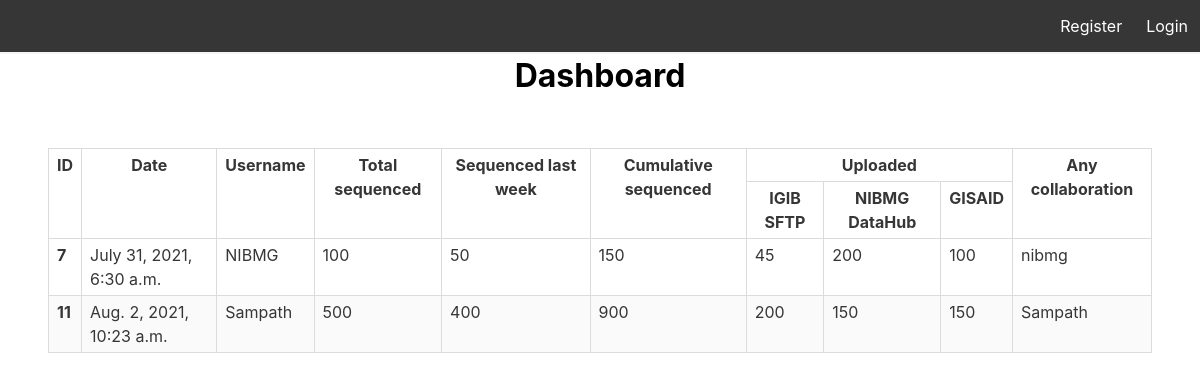
The app's page /, older data.
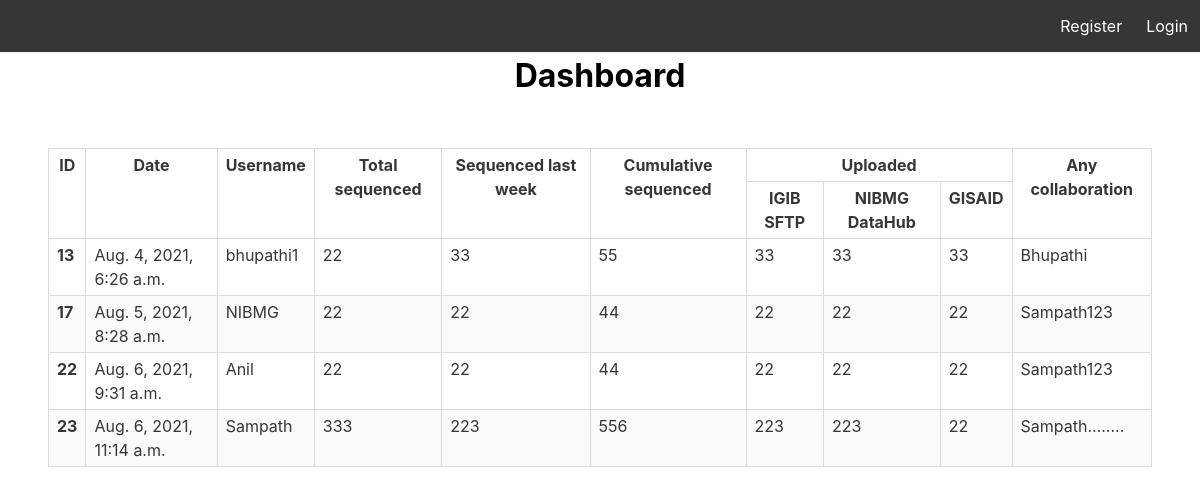
The same page, newer data.
### users/models.py (models this page shows, shortened)
class InputData(models.Model):
    data_entry                      = models.DateTimeField(verbose_name ="date joined", auto_now_add=True)
    username                        = models.ForeignKey(Account,verbose_name="username",on_delete=models.CASCADE)
    Total_sequenced                 = models.IntegerField()
    Sequenced_last_week             = models.IntegerField()
    Cumulative_sequenced            = models.IntegerField()
    Uploaded_IGIB_SFTP              = models.IntegerField()
    Uploaded_NIBMG_DataHub          = models.IntegerField()
    Uploaded_GISAID                 = models.IntegerField()
    Any_collaboration               = models.TextField(max_length=200)

class Account(AbstractBaseUser):
    email               = models.EmailField(verbose_name="email", max_length=60, unique=True)
    username            = models.CharField(max_length=30,unique=True)
    date_joined         = models.DateTimeField(verbose_name ="date joined", auto_now_add=True)
    last_login          = models.DateTimeField(verbose_name ="last login",auto_now=True)
    is_admin            = models.BooleanField(default=False)
    is_active           = models.BooleanField(default=True)
    is_staff            = models.BooleanField(default=False)
    is_superuser        = models.BooleanField(default=False)
    hide_email          = models.BooleanField(default=True)
    is_prouser          = models.BooleanField(default=False)
    objects = MyAccountManager()
    USERNAME_FIELD = 'email'
    REQUIRED_FIELDS = ['username']
    def __str__(self):
        return self.username

### users/views.py (the view)
# urls.py: path('',views.hello, name='hello'),
def hello(request):
    data = InputData.objects.filter(data_entry__in=InputData.objects.values('username').annotate(Max('data_entry')).values_list('data_entry__max'))
    return render(request, 'index.html',{'data' : data})

### templates/index.html (shortened to what this page needs)
{% load static %}
<!DOCTYPE html>
<html lang="en">
<head>
    <link rel="stylesheet" href="https://cdn.jsdelivr.net/npm/bulma@0.9.3/css/bulma.min.css" >
    <link href="{% static 'styles.css'%}" rel="stylesheet" type="text/css" media="all" />
</head>
<body>
        <nav class="navbar has-shadow is-dark">
          {% if user.is_authenticated %}
          <div class="navbar-menu" id="nav-links">
            <h2 class="is-size-3">Hello, {{user.username}}!</h2>
            <div class="navbar-end">
              <a class="navbar-item" href="Home">Home</a>
              <a class="navbar-item" href="logout">Logout</a>
              <!-- <a class="navbar-item">About us</a>
              <a class="navbar-item">About product</a> -->
            </div>
          </div>
          {% else %}
          <div class="navbar-menu" id="nav-links">
            <div class="navbar-end">
              <a class="navbar-item" href="register">Register</a>
              <a class="navbar-item" href="login">Login</a>
            </div>
          </div>
          {% endif %}
        </nav>
        <h1 class="is-size-3">Dashboard</h1>
    <section class="hero">
        <div class="hero-body">
            <div class="table-container">
                <table class="table is-bordered is-striped is-narrow is-hoverable is-fullwidth">
                  <thead id="head">
                    <tr>
                      <th rowspan="2">ID</th>
                      <th rowspan="2">Date</th>
                      <th rowspan="2">Username</th>
                      <th rowspan="2">Total sequenced</th>
                      <th rowspan="2">Sequenced last week</th>
                      <th rowspan="2">Cumulative sequenced</th>
                      <th colspan="3">Uploaded</th>
                      <th rowspan="2">Any collaboration</th>
                  </tr>
                  <tr>
                      <th>IGIB SFTP</th>
                      <th>NIBMG DataHub</th>
                      <th>GISAID</th>
                  </tr>
                </thead>
                <tbody>
                    {% for data in data %}
                    <tr>
                        <th scope="row">{{data.id}}</th>
                        <td>{{data.data_entry}}</td>
                        <td>{{data.username}}</td>
                        <td>{{data.Total_sequenced}}</td>
                        <td>{{data.Sequenced_last_week}}</td>
                        <td>{{data.Cumulative_sequenced}}</td>
                        <td>{{data.Uploaded_IGIB_SFTP}}</td>
                        <td>{{data.Uploaded_NIBMG_DataHub}}</td>
                        <td>{{data.Uploaded_GISAID}}</td>
                        <td>{{data.Any_collaboration}}</td>
                    </tr>
                    {% endfor %}
                </tbody>
                </table>
              </div>
    </div></section>
</body>
</html>

Row changes from the older to the newer data that the page shows:
no longer on this page (row unchanged): InputData: id "7", data_entry "July 31, 2021, 6:30 a.m.", username "NIBMG", Total_sequenced "100", Sequenced_last_week "50", Cumulative_sequenced "150", Uploaded_IGIB_SFTP "45", Uploaded_NIBMG_DataHub "200", Uploaded_GISAID "100", Any_collaboration "nibmg"
no longer on this page (row unchanged): InputData: id "11", data_entry "Aug. 2, 2021, 10:23 a.m.", username "Sampath", Total_sequenced "500", Sequenced_last_week "400", Cumulative_sequenced "900", Uploaded_IGIB_SFTP "200", Uploaded_NIBMG_DataHub "150", Uploaded_GISAID "150", Any_collaboration "Sampath"
added InputData: id "13", data_entry "Aug. 4, 2021, 6:26 a.m.", username "bhupathi1", Total_sequenced "22", Sequenced_last_week "33", Cumulative_sequenced "55", Uploaded_IGIB_SFTP "33", Uploaded_NIBMG_DataHub "33", Uploaded_GISAID "33", Any_collaboration "Bhupathi"
added InputData: id "17", data_entry "Aug. 5, 2021, 8:28 a.m.", username "NIBMG", Total_sequenced "22", Sequenced_last_week "22", Cumulative_sequenced "44", Uploaded_IGIB_SFTP "22", Uploaded_NIBMG_DataHub "22", Uploaded_GISAID "22", Any_collaboration "Sampath123"
added InputData: id "22", data_entry "Aug. 6, 2021, 9:31 a.m.", username "Anil", Total_sequenced "22", Sequenced_last_week "22", Cumulative_sequenced "44", Uploaded_IGIB_SFTP "22", Uploaded_NIBMG_DataHub "22", Uploaded_GISAID "22", Any_collaboration "Sampath123"
added InputData: id "23", data_entry "Aug. 6, 2021, 11:14 a.m.", username "Sampath", Total_sequenced "333", Sequenced_last_week "223", Cumulative_sequenced "556", Uploaded_IGIB_SFTP "223", Uploaded_NIBMG_DataHub "223", Uploaded_GISAID "22", Any_collaboration "Sampath........"
